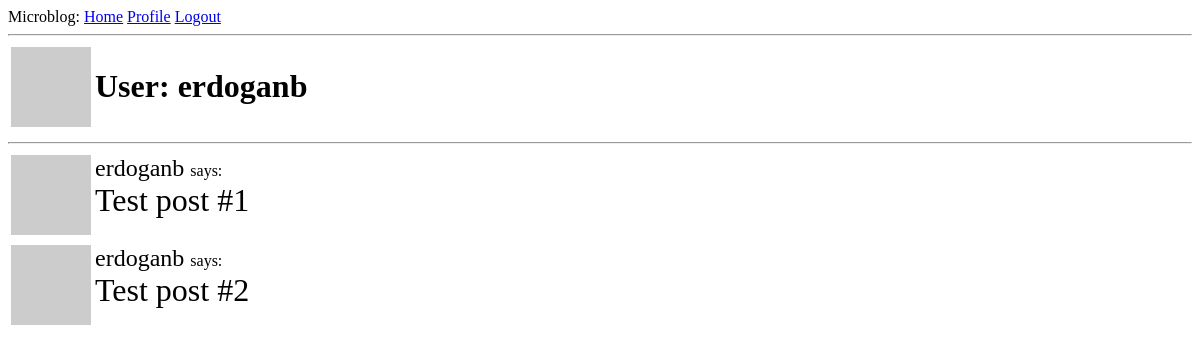
The page /user/erdoganb (signed in) on the database as committed earlier.
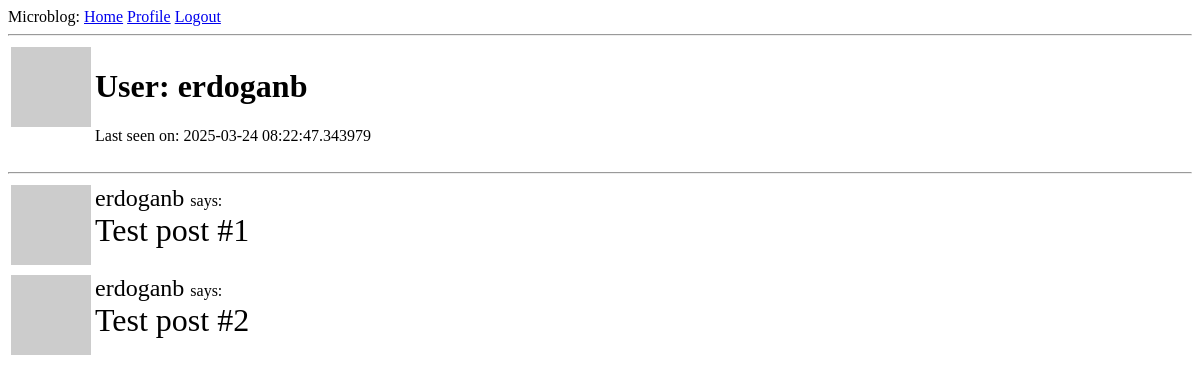
The same page on the database as committed later.
### app/models.py (models this page shows, shortened)
class User(UserMixin, db.Model):
    id: so.Mapped[int] = so.mapped_column(primary_key=True)
    username: so.Mapped[str] = so.mapped_column(sa.String(64), index=True,
                                                unique=True)
    email: so.Mapped[str] = so.mapped_column(sa.String(120), index=True,
                                             unique=True)
    password_hash: so.Mapped[Optional[str]] = so.mapped_column(sa.String(256))
    posts: so.WriteOnlyMapped['Post'] = so.relationship(back_populates='author')
    def avatar(self, size):
        digest = md5(self.email.lower().encode('utf-8')).hexdigest()
        return f'https://www.gravatar.com/avatar/{digest}?d=identicon&s={size}'
    about_me: so.Mapped[Optional[str]] = so.mapped_column(sa.String(140))
    last_seen: so.Mapped[Optional[datetime]] = so.mapped_column(
        default=lambda: datetime.now(timezone.utc)
    )

### app/routes.py (the view)
@app.route('/user/<username>')
@login_required
def user(username):
    user = db.first_or_404(sa.select(User).where(User.username==username))
    posts = [
        {'author': user, 'body': 'Test post #1'},
        {'author': user, 'body': 'Test post #2'}]
    return render_template('user.html', user=user, posts=posts)

### app/models.py (called while the page is built)
@login.user_loader
def load_user(id):
    return db.session.get(User, int(id))

### app/routes.py (called while the page is built)
@app.before_request
def before_request():
    if current_user.is_authenticated:
        current_user.last_seen = datetime.now(timezone.utc)
        db.session.commit()

### app/templates/user.html (shortened to what this page needs)
{% extends 'base.html' %}
{% block content %}
<div>
    <table >
        <tr valign="top">
            <td><img src="{{ user.avatar(128) }}"></td>
            <td><h1>User: {{ user.username }}</h1>
                {% if user.last_seen %}<p>Last seen on: {{ user.last_seen }}</p>{% endif %}
            </td>
        </tr>
    </table>
</div>
<hr>
    {% for post in posts %}
        {% include '_post.html' %}
    {% endfor %}
{% endblock %}

### app/templates/base.html (shortened to what this page needs)
<!doctype html>
<html>
    <head>
    </head>
    <body>
        <div>
          Microblog:
        <a href="{{url_for('index')}}">Home</a>
        {% if current_user.is_anonymous %}
        <a href="{{url_for('login')}}">Login</a>
        {% else %}
        <a href="{{url_for('user', username=current_user.username)}}">Profile</a>
        <a href="{{url_for('logout')}}">Logout</a>
        {% endif %}
      </div>
        <hr>
        {% block content %}{% endblock %}
    </body>
</html>

### app/templates/_post.html
<table>
    <tr valign="top">
        <td> <img src="{{ post.author.avatar(36) }}"></td>
        <td> <font size="5"> {{ post.author.username }} </font> says: <br>  <font size="6">{{post.body}} </font></td>
    </tr>
</table>

Rows that differ between the two databases and show on the page:
changed User "erdoganb": last_seen (not shown) → "2025-03-24 08:22:47.343979"
Other text that changed with them:
text now shown: "Last seen on:"
